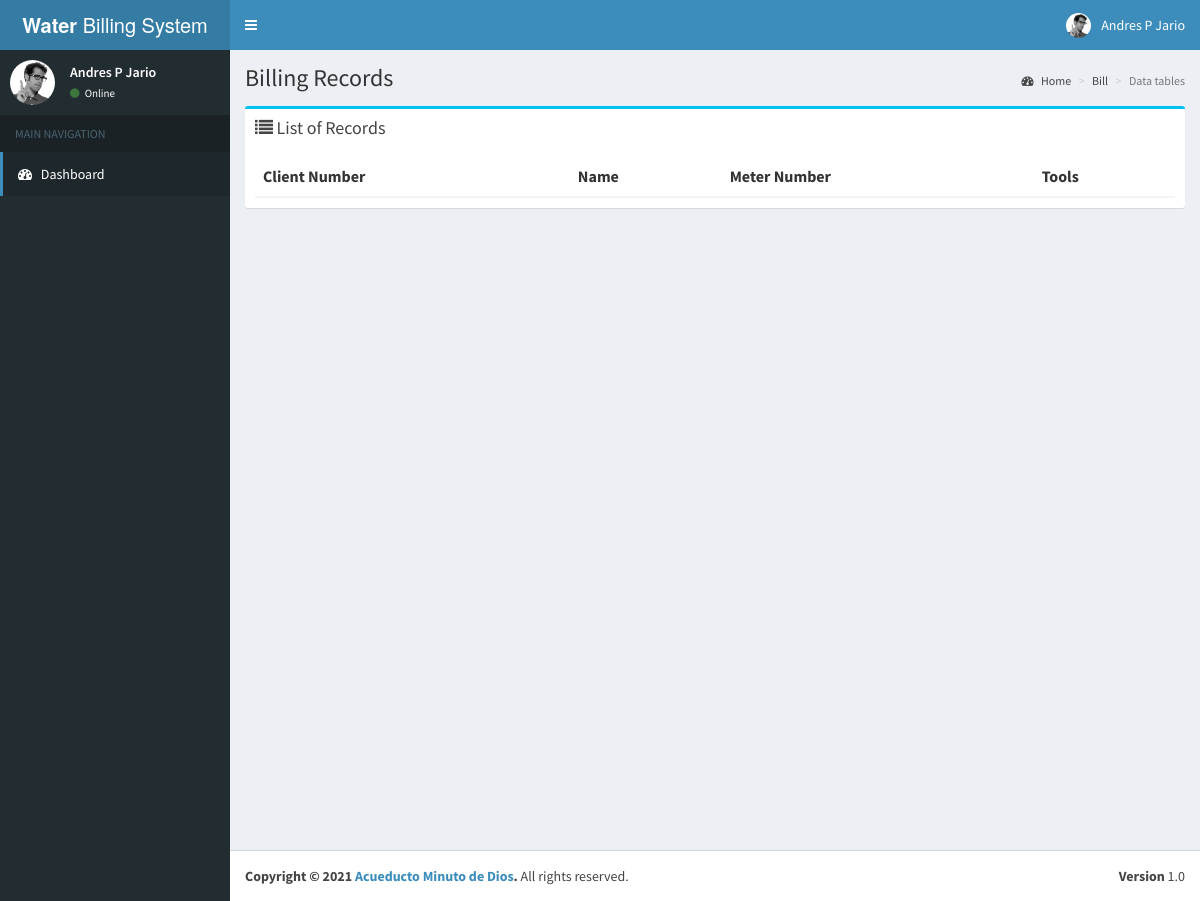
The page /appclient/bill.php (signed in) on the database its author committed.
### tables this page shows
CREATE TABLE `tblclient` (
  `id` int(10) NOT NULL,
  `cnumber` varchar(250) NOT NULL,
  `lname` varchar(60) NOT NULL,
  `fname` varchar(60) NOT NULL,
  `mi` varchar(2) NOT NULL,
  `address` varchar(60) NOT NULL,
  `contact` varchar(15) NOT NULL,
  `created_on` varchar(100) NOT NULL,
  `status` int(11) NOT NULL,
  `meternum` varchar(100) NOT NULL,
  `todate` varchar(100) NOT NULL
);

### appclient/includes/session.php (called while the page is built, shortened)
<?php
	include 'conn.php';
	$sql = "SELECT * FROM tblclientuser WHERE id = '".$_SESSION['userid']."'";
	$query = $conn->query($sql);
	$user = $query->fetch_assoc();
	$clientID =$user['clientID'];
	$sql = "SELECT * FROM tblclient WHERE id='".$clientID."'";
	$query = $conn->query($sql);
	$urow = $query->fetch_assoc();
?>

### appclient/includes/topNavbar.php (the view, shortened to what this page needs)
<header class="main-header">
    <a href="#" class="logo">
      <span class="logo-lg"><b>Water</b> Billing System</span>
    </a>
    <nav class="navbar navbar-static-top" role="navigation">
      <a href="#" class="sidebar-toggle" data-toggle="offcanvas" role="button">
      </a>
      <div class="navbar-custom-menu">
        <ul class="nav navbar-nav">
          <li class="dropdown user user-menu">
            <a href="#" class="dropdown-toggle" data-toggle="dropdown">
              <img src="../dist/img/user2-160x160.jpg" class="user-image" alt="User Image" />
              <span class="hidden-xs"><?php echo $urow['fname'].' '.$urow['mi'].' '.$urow['lname'];?></span>
            </a>
          </li>
        </ul>
      </div>
    </nav>
  </header>

### appclient/includes/sidebar.php
<aside class="main-sidebar">
  <section class="sidebar">
    <div class="user-panel">
      <div class="pull-left image">
        <img src="../dist/img/user2-160x160.jpg" class="img-circle" alt="User Image" />
      </div>
      <div class="pull-left info">
        <p><?php echo $urow['fname'].' '.$urow['mi'].' '.$urow['lname'];?></p>
        <a href="#"><i class="fa fa-circle text-success"></i> Online</a>
      </div>
    </div>
    <ul class="sidebar-menu">
      <li class="header">MAIN NAVIGATION</li>
      <li class="active treeview">
        <a href="viewBill.php">
          <i class="fa fa-dashboard"></i> <span>Dashboard</span>
        </a>
      </li>
    </ul>
  </section>
</aside>

### rows shown on the page
tblclient: fname "Andres", mi "P", lname "Jario"
